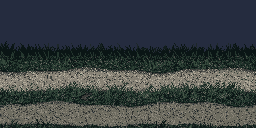
#> input picture Assets/scene/_source/lane-2track/lane_tile_pixellab_original_256x128.png, 256 x 128 px, given in place of lane_tile_pixellab_original_256x128.png.png, which was not available
$ python -i scene2_lib.py   (imports and definitions only)
#> lines starting #> are read from the running program, lines starting #| are printed output that depends on the picture
import sys, json, subprocess, random
sys.path.insert(0,'/home/claude/audit')
from PIL import Image, ImageDraw, ImageFont, ImageEnhance
import mock
P='/mnt/user-data/uploads/Deadline'; mock.P=P
img=mock.img
def pl_band(name, W=1280):
#> called with W = 1280
    src=Image.open(f'pl_out/{name}.png').convert('RGBA')
#> src is the input picture: PIL image 256x128 RGBA; mean R, G, B, A 57.2, 63.7, 66, 255
    sky=src.getpixel((128,20))
#> sky = (37, 44, 63, 255)
    b=src.crop((0,56,256,128)); px=b.load()
#> after `b = src.crop((0, 56, 256, 128))`:
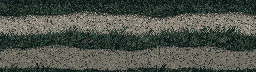
#> b: PIL image 256x72 RGBA; mean R, G, B, A 75.6, 81.2, 72.8, 255
    for y in range(0,9):
        for x in range(256):
            p=px[x,y]
            if sum(abs(p[i]-sky[i]) for i in range(3))<26: px[x,y]=(0,0,0,0)
    t=Image.new('RGBA',(W,72),(0,0,0,0)); x=0; flip=False
#> after `t = Image.new('RGBA', (W, 72), (0, 0, 0, 0))`: t: PIL image 1280x72 RGBA; every value is 0
    while x<W:
        t.alpha_composite(b.transpose(Image.FLIP_LEFT_RIGHT) if flip else b,(x,0)); x+=256; flip=not flip
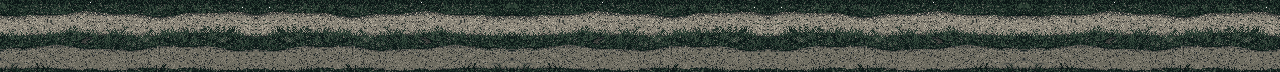
#> t: PIL image 1280x72 RGBA; mean R, G, B, A 75.6, 81.2, 72.8, 255; transparent parts drawn white
#> after the loop, x = 1280
    return t
def scene(W,H,baseW,floor,slant_cluster,barricade,shadows=False,sx=None):
    slots=json.loads(subprocess.check_output(['node','slots.js',P,json.dumps([{"name":"c","W":W,"H":H,"baseW":baseW,"floorH":72}])]))['slots']['c']
    hz=max(s['feetY'] for s in slots if s['row']=='front')
    c=Image.new('RGBA',(W,H),(11,11,36,255)); dr=ImageDraw.Draw(c)
    for y in range(H):
        t=y/H; dr.line([(0,y),(W,y)],fill=(int(11+18*t),int(11+20*t),int(36+34*t),255))
    mock.tile(c,img('scene/mountains.png').resize((640,240),Image.NEAREST),0,max(-44,hz-280),W,240,100)
    mock.tile(c,img('scene/treeline.png').resize((404,168),Image.NEAREST),0,max(-8,hz-230),W,168,60)
    mock.tile(c,img('scene/village-field.png').resize((505,156),Image.NEAREST),0,hz-90,W,156,0)
    mock.tile(c,floor,0,H-72,W,72,(int(0.15*W) if floor.size[0]>=1280 else 0) if sx is None else sx)
    c.alpha_composite(img('scene/graveyard-hill.png'),(W-192,H-128))
    for s in slots:
        im=img(f"Village/{s['kind']}_t{s['tier']}.png")
        if s.get('flip'): im=im.transpose(Image.FLIP_LEFT_RIGHT)
        if s.get('brightness'):
            a=im.split()[3]; im=ImageEnhance.Brightness(im.convert('RGB')).enhance(s['brightness']).convert('RGBA'); im.putalpha(a)
        x,y=s['left'],s['top']; c.alpha_composite(im.crop((max(0,-x),max(0,-y),im.size[0],im.size[1])),(max(0,x),max(0,y)))
    b=img('Base/base_100.png').resize((368,400),Image.NEAREST); bx=baseW-372; by=H-398
    c.alpha_composite(b.crop((max(0,-bx),max(0,-by),min(368,baseW-bx),400)),(max(0,bx),max(0,by)))
    if barricade: c.alpha_composite(img('Barricade/barricade_solid.png'),(baseW-14,H-152))
    zl=[]; fl=baseW+40; fr=W-140
    def add(cat,lane,x,slant):
        z=img(f'Zombies/{cat}-zombie.png'); dx=round(slant*(1-lane/2.0))+round(4-mock.FEET[cat]*128)
        zl.append((lane,z,int(x+dx),int(round(mock.lane_feet(lane,H,72,24,8)-128))))
    for cat,lane in [('health',0),('financial',1),('career',2)]: add(cat,lane,fl,slant_cluster)
    for cat,lane in [('creativity',0),('lifestyle',1),('relationships',2)]: add(cat,lane,fr-100-slant_cluster,slant_cluster)
    add('career',1,fl+(fr-fl)*0.45,30)
    for lane,z,x,y in sorted(zl,key=lambda v:v[0]):
        if shadows:
            bb=z.getbbox(); sh=Image.new('RGBA',c.size,(0,0,0,0)); sd=ImageDraw.Draw(sh)
            cx=x+(bb[0]+bb[2])//2; fy=y+bb[3]-2; hw=(bb[2]-bb[0])//2+4
            sd.ellipse([cx-hw,fy-4,cx+hw,fy+4],fill=(8,8,18,110)); c.alpha_composite(sh)
        c.alpha_composite(z,(x,y))
    return c

>>> result = pl_band('../lane_tile_pixellab_original_256x128.png')

$ run again, on Assets/scene/_source/lane-2track/yard_dirt_guide_256x128.png
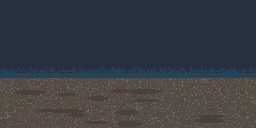
#> input picture Assets/scene/_source/lane-2track/yard_dirt_guide_256x128.png, 256 x 128 px, given in place of yard_dirt_guide_256x128.png.png, which was not available
#> in pl_band, src is the input picture: PIL image 256x128 RGBA; mean R, G, B, A 57.5, 60.2, 68.9, 255
#> sky = (40, 47, 65, 255)
#> after the loop in pl_band, `while x<W:`:
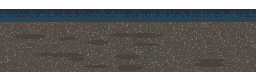
#> b: PIL image 256x72 RGBA; mean R, G, B, A 66.1, 64.5, 63.8, 223.1; transparent parts drawn white
#> after the loop in pl_band, `while x<W:`:
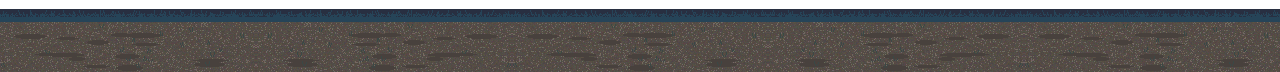
#> t: PIL image 1280x72 RGBA; mean R, G, B, A 66.1, 64.5, 63.8, 223.1; transparent parts drawn white
#> after the loop in pl_band, `while x<W:`: x = 1280
